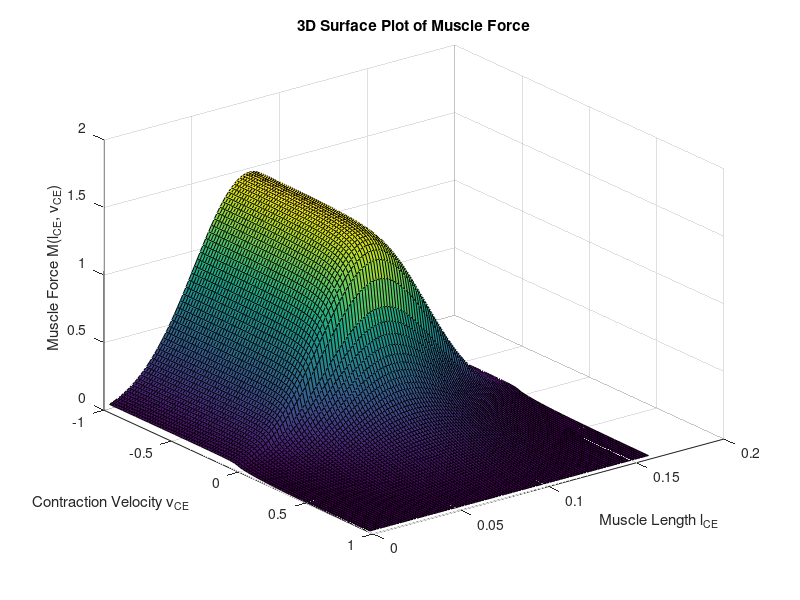
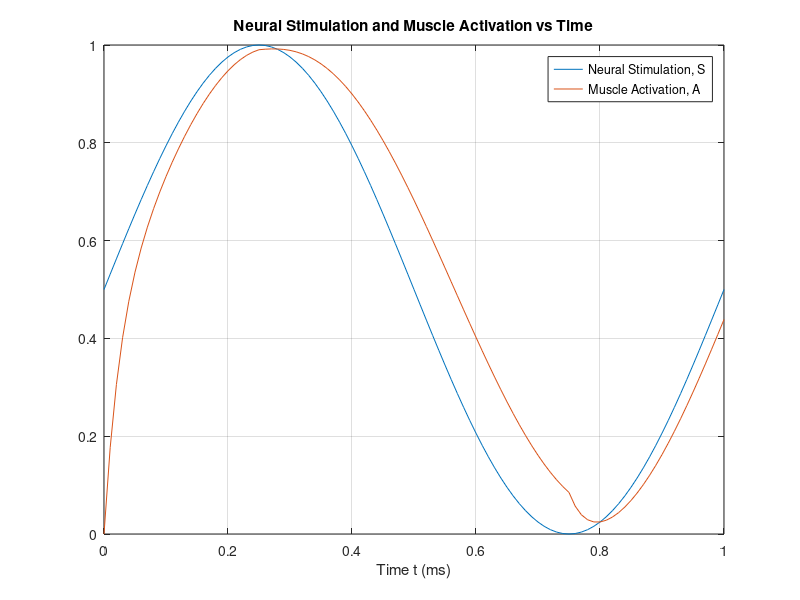

MATLAB code to generate these figures, in order:
%% 1A
clc;clear;

% common muscle parameters
w = 0.56; %[in lopt]
K = 5;    %[] (shape factor)
N = 1.5;  % [] (eccentric force enhancement)
tau_ecc = 0.01; %[s] excitation contraction coupling time constant
preA = 0.01; % [] muscle preactivation

% individual muscle parameters
lopt_VAS = 0.08; %[m] optimum fiver length
vmax_VAS = 12 * lopt_VAS ; % [m/s] max contraction velocity
Fmax_VAS = 6000;  % [N] max isometric force

l_CE=linspace(0,2*lopt_VAS,100);
v_CE=linspace(-vmax_VAS,vmax_VAS,100);

% Initialize matrix to store force values
M = zeros(length(l_CE), length(v_CE));
fv_val = zeros(1,length(v_CE));
fl_val = zeros(1,length(l_CE));

for i = 1:length(l_CE)
    fl_val(1,i) = exp(-((l_CE(i) - lopt_VAS)^2) / (w*lopt_VAS)^2);
    for j = 1:length(v_CE)
        if v_CE(j) >= 0
            fv_val(1,j) = (vmax_VAS - v_CE(j)) / (vmax_VAS + K*v_CE(j));
        else 
            fv_val(1,j) = N + (N-1) * (vmax_VAS + v_CE(j)) / (7.56 * K * v_CE(j) - vmax_VAS);
        end
        M(i, j) = fl_val(i) * fv_val(j);
    end
end

[L_CE, V_CE] = meshgrid(l_CE, v_CE);

% Plot the 3D surface
figure;
surf(L_CE, V_CE, M');
xlabel('Muscle Length l_{CE}');
ylabel('Contraction Velocity v_{CE}');
zlabel('Muscle Force M(l_{CE}, v_{CE})');
title('3D Surface Plot of Muscle Force');
set(gca, 'YDir', 'reverse');set(gca, 'YDir', 'reverse');

%% 1B
t = 0:0.01:1; % Simulate 1 second
dt = t(2) - t(1); % Time step
S = zeros(size(t)); dS = S;
S = 0.5 * sin(2 * pi * t) + 0.5;
A = zeros(size(t)); % Initialize A

% Characteristic times
tauR = 0.030; % [ms]
tauF = 0.080; % [ms]

% First order, low-pass filter system:
% y[i] = y[i-1] + alpha * (x[i] - y[i-1]) where alpha = dt / tau
% x = Ain (stimulation) & y = Aout
for i = 2:length(S)
    dS(i) = S(i) - S(i-1); % Check if S is inc or dec
    if dS(i) > 0 % dS rising
        A(i) = A(i-1) + (dt / tauR) * (S(i) - A(i-1));
    else % dS falling
        A(i) = A(i-1) + (dt / tauF) * (S(i) - A(i-1));
    end
end

figure;
plot(t,S);
grid on;
xlabel('Time t (ms)');

hold on;
plot(t,A);
legend('Neural Stimulation, S', 'Muscle Activation, A');
title('Neural Stimulation and Muscle Activation vs Time');